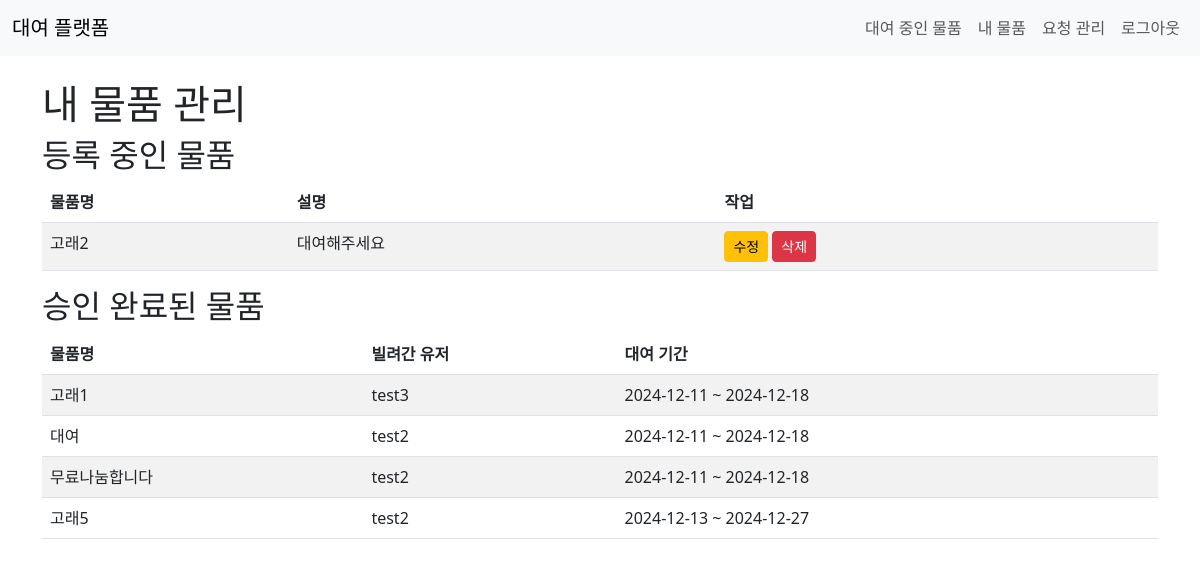
Screenshot of /my-items/ (signed in) with the database file from the repository.
### rentals/models.py (models this page shows, shortened)
class Item(models.Model):
    owner = models.ForeignKey(User, on_delete=models.CASCADE)
    title = models.CharField(max_length=100)
    description = models.TextField()
    image = models.ImageField(upload_to='items/')
    deposit = models.DecimalField(max_digits=10, decimal_places=2, default=0.0)
    is_available = models.BooleanField(default=True)
    daily_cost = models.DecimalField(max_digits=10, decimal_places=2, default=0, verbose_name='일 단위 비용')  # 기본값 추가
    weekly_cost = models.DecimalField(max_digits=10, decimal_places=2, default=0, verbose_name='주 단위 비용')  # 기본값 추가

class RentalRequest(models.Model):
    STATUS_CHOICES = [
        ('Pending', '대기 중'),
        ('Approved', '승인됨'),
        ('Rejected', '거절됨'),
    ]
    item = models.ForeignKey(Item, on_delete=models.CASCADE, related_name='rental_requests')
    requester = models.ForeignKey(User, on_delete=models.CASCADE)
    status = models.CharField(max_length=20, choices=STATUS_CHOICES, default='Pending')
    start_date = models.DateField()
    end_date = models.DateField()

### rentals/views.py (the view)
# urls.py: path('my-items/', views.my_items, name='my_items'),
@login_required
def my_items(request):
    items = Item.objects.filter(owner=request.user)
    approved_items = items.filter(rental_requests__status='Approved').distinct()
    available_items = items.exclude(id__in=approved_items)
    return render(request, 'rentals/my_items.html', {
        'approved_items': approved_items,
        'available_items': available_items
    })

### rentals/templates/rentals/my_items.html (shortened to what this page needs)
{% extends 'rentals/base.html' %}
{% block content %}
<h1>내 물품 관리</h1>
<h2>등록 중인 물품</h2>
<table class="table table-striped">
    <thead>
        <tr>
            <th>물품명</th>
            <th>설명</th>
            <th>작업</th>
        </tr>
    </thead>
    <tbody>
        {% for item in available_items %}
            <tr>
                <td>{{ item.title }}</td>
                <td>{{ item.description|truncatewords:10 }}</td>
                <td>
                    <a href="{% url 'edit_item' item.pk %}" class="btn btn-warning btn-sm">수정</a>
                    <form method="post" action="{% url 'delete_item' item.pk %}" style="display: inline;">
                        <button type="submit" class="btn btn-danger btn-sm">삭제</button>
                    </form>
                </td>
            </tr>
        {% empty %}
            <tr>
                <td colspan="3">현재 등록 중인 물품이 없습니다.</td>
            </tr>
        {% endfor %}
    </tbody>
</table>
<h2>승인 완료된 물품</h2>
<table class="table table-striped">
    <thead>
        <tr>
            <th>물품명</th>
            <th>빌려간 유저</th>
            <th>대여 기간</th>
        </tr>
    </thead>
    <tbody>
        {% for item in approved_items %}
            <tr>
                <td>{{ item.title }}</td>
                <td>
                    {% for rental in item.rental_requests.all %}
                        {% if rental.status == 'Approved' %}
                            {{ rental.requester.username }}
                        {% endif %}
                    {% endfor %}
                </td>
                <td>
                    {% for rental in item.rental_requests.all %}
                        {% if rental.status == 'Approved' %}
                            {{ rental.start_date|date:"Y-m-d" }} ~ {{ rental.end_date|date:"Y-m-d" }}
                        {% endif %}
                    {% endfor %}
                </td>
            </tr>
        {% empty %}
            <tr>
                <td colspan="3">현재 승인 완료된 물품이 없습니다.</td>
            </tr>
        {% endfor %}
    </tbody>
</table>
{% endblock %}

### rentals/templates/rentals/base.html (shortened to what this page needs)
<!DOCTYPE html>
<html lang="ko">
<head>
    <link href="https://cdn.jsdelivr.net/npm/bootstrap@5.3.0/dist/css/bootstrap.min.css" rel="stylesheet">
</head>
<body>
    <nav class="navbar navbar-expand-lg navbar-light bg-light">
        <div class="container-fluid">
            <a class="navbar-brand" href="{% url 'home' %}">대여 플랫폼</a>
            <div class="collapse navbar-collapse" id="navbarNav">
                <ul class="navbar-nav ms-auto">
                    {% if user.is_authenticated %}
                        <li class="nav-item"><a class="nav-link" href="{% url 'my_rented_items' %}">대여 중인 물품</a></li>
                        <li class="nav-item"><a class="nav-link" href="{% url 'my_items' %}">내 물품</a></li>
                        <li class="nav-item"><a class="nav-link" href="{% url 'manage_requests' %}">요청 관리</a></li>
                        <li class="nav-item">
                            <form method="post" action="{% url 'logout' %}">
                                <button class="btn btn-link nav-link" type="submit">로그아웃</button>
                            </form>
                        </li>
                    {% else %}
                        <li class="nav-item"><a class="nav-link" href="{% url 'login' %}">로그인</a></li>
                        <li class="nav-item"><a class="nav-link" href="{% url 'signup' %}">회원가입</a></li>
                    {% endif %}
                </ul>
            </div>
        </div>
    </nav>
    <div class="container mt-4">
        {% block content %}{% endblock %}
    </div>
</body>
</html>

### rows the page displays
Item: title "고래2", description "대여해주세요"
Item: title "고래1"
RentalRequest: requester.username "test3", start_date "2024-12-11", end_date "2024-12-18"
Item: title "대여"
RentalRequest: requester.username "test2", start_date "2024-12-11", end_date "2024-12-18"
Item: title "무료나눔합니다"
RentalRequest: requester.username "test2", start_date "2024-12-11", end_date "2024-12-18"
Item: title "고래5"
RentalRequest: requester.username "test2", start_date "2024-12-13", end_date "2024-12-27"
